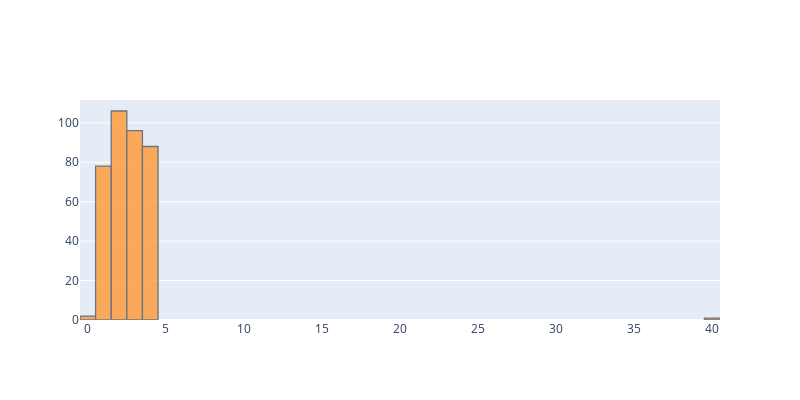

Notebook code for this chart:
### Markdown cell above
### - Fedu

### Code cell
data.Fedu.iplot(kind='hist', title="Father's education distribution", layout=layout.to_plotly_json())

### Figure 1 — Plotly figure (JSON) as saved in the notebook; plotly's stock layout.template omitted (floating-point values rounded to 4 significant figures; data arrays with more than 128 entries replaced by an {"elided": "..."} marker saying what was removed)
{"data": [{"histfunc": "count", "histnorm": "", "marker": {"color": "rgba(255, 153, 51, 1.0)", "line": {"color": "#4D5663", "width": 1.3}}, "name": "Fedu", "opacity": 0.8, "orientation": "v", "type": "histogram", "x": {"elided": "395 int values"}}], "layout": {"barmode": "overlay", "height": 400, "width": 800}}
